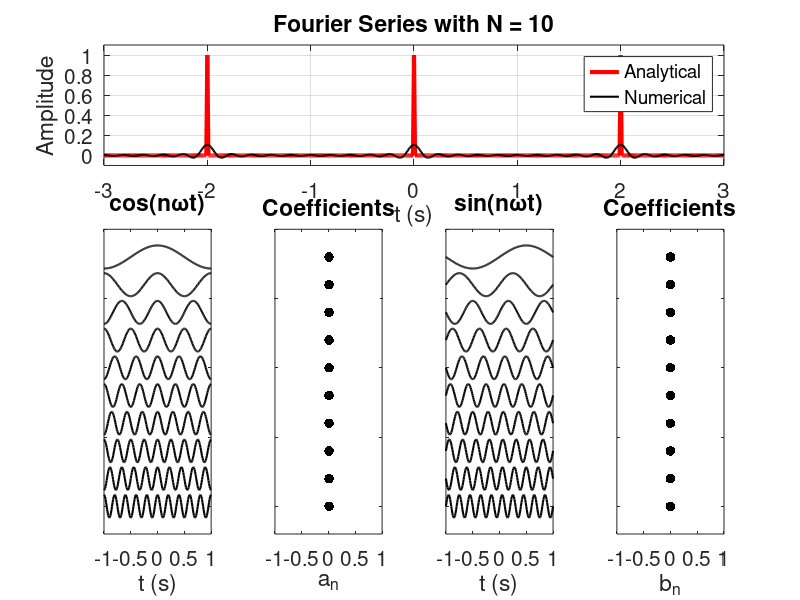
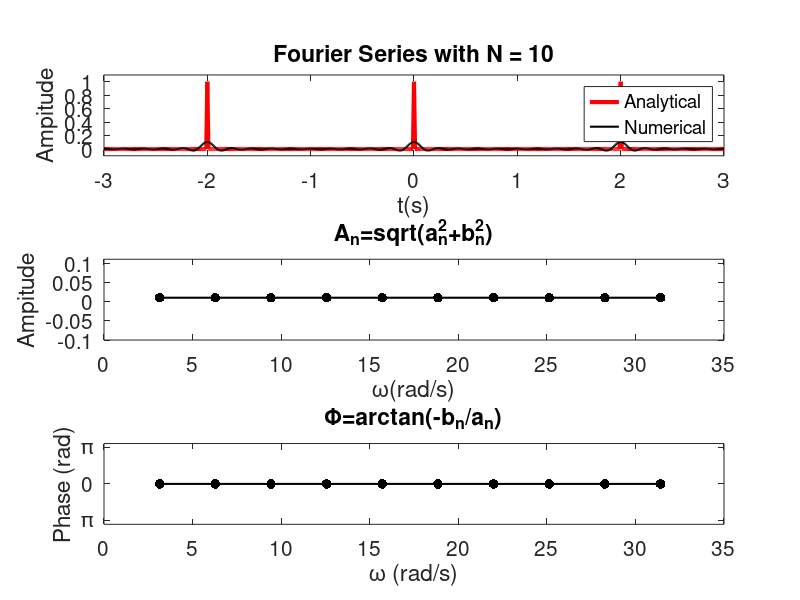

Source code (MATLAB) for these figures, in order:
clear; clc; clf; close all;
% This is a class exercise of Modern Signal Analysis and Data Processing.
% Fourier Series
% Haoran Meng, Fengjiang Ju & Wenyue Xia, Feb 20, 2023

%% Parameters
T = 2; % Period
f = 1/T; % Frequency
w0 = 2*pi*f; % Angular frequency
dt = 0.01; % Sample rate
t = -3:dt:3; % Length of signal for illustrating 
tao = -1:dt:1; % Length of the minimum period 

%% Functions to decompose.
ftao = zeros(size(tao)); flag = 0;

% delta function
ftao(floor(length(ftao)/2)+1) = 1;

% step function
% ftao(floor(length(ftao)/2)+1:end) = 1;
% ftao = ftao - mean(ftao); flag = 1;

% ramp function
%ftao(floor(length(ftao)/2)+1:end) = tao(floor(length(ftao)/2)+1:end);
%ftao = ftao - mean(ftao);

% sinsoid function 1
%ftao = sin(pi*tao); flag = 1;

% exponetial
%ftao = exp(-tao);

% expoential 2
%ftao(1:floor(length(ftao)/2)+1) = exp(tao(1:floor(length(ftao)/2)+1));  
%ftao(floor(length(ftao)/2)+1:end) = exp(-tao(floor(length(ftao)/2)+1:end));  
%ftao = ftao - mean(ftao); flag = 1;

% triangle
%ftao(1:floor(length(ftao)/2)+1) = tao(1:floor(length(ftao)/2)+1) + 0.5;
%ftao(floor(length(ftao)/2)+1:end) = -tao(floor(length(ftao)/2)+1:end) + 0.5;
%flag = 1;

% Parabola
%ftao = -tao.^2; ftao = ftao + 1/3; flag = 1;

%% Fourier Series
N = 10; % N-th Fourier Series

a0 = trapz(tao,ftao)/T;% trapz means trapezoidal integral
f = a0; f1 = a0;
an = zeros(1,N);
bn = zeros(1,N);
amp = zeros(1,N);% Amplitude
ph = zeros(1,N);% Phase
% Fourier Series
figure(1)
for n = 1:N
    subplot(3,4,[5 9])
    % Plot the cosine function term
    fcos = 1.*cos(n*w0*tao); 
    an(n)=trapz(tao,ftao.*fcos)*2/T;% Decomposition coefficient
    plot(tao,fcos/1.2-n*2,'-k','linewidth',1.5); hold on;
    xlabel('t (s)'); title('cos(n\omegat)'); ylim([-(n+1)*2 0])
    set(gca,'fontsize',15,'YTickLabel',[])

    subplot(3,4,[6 10])
    % Plot the coefficient of cosine function term
    scatter(an(n),-n*2,50,'filled','MarkerFaceColor','k'); hold on;
    xlim([-1 1]); xlabel('a_n'); ylim([-(n+1)*2 0]); box on;
    title('Coefficients')
    set(gca,'fontsize',15,'YTickLabel',[]);

    subplot(3,4,[7 11])
    % Plot the cosine function term
    fsin = 1.*sin(n*w0*tao) ; bn(n)=trapz(tao,ftao.*fsin)*2/T;
    plot(tao,fsin/1.2-n*2,'-k','linewidth',1.5); hold on;
    xlabel('t (s)'); title('sin(n\omegat)'); ylim([-(n+1)*2 0])
    set(gca,'fontsize',15,'YTickLabel',[])

    subplot(3,4,[8 12])
    % Plot the coefficient of sine function term
    scatter(bn(n),-n*2,50,'filled','MarkerFaceColor','k'); hold on;
    xlim([-1 1]); xlabel('b_n'); ylim([-(n+1)*2 0]); box on;
    title('Coefficients')
    set(gca,'fontsize',15,'YTickLabel',[])

    f = f + an(n)*cos(n*w0*t)+bn(n)*sin(n*w0*t); % The sum of N series. 

    % Amplitude and phase graph of Fourier series
    amp(n) = sqrt(an(n)^2+bn(n)^2);
    ph(n) =  atan2(-bn(n),an(n));
    if abs(bn(n))<1e-8 && abs(an(n))<1e-8
        ph(n) = 0;
    end

    if ph(n)<-pi
        ph(n)=ph(n)+2*pi;
    elseif ph(n)>pi
        ph(n)=ph(n)-2*pi;
    end

    f1 = f1 + amp(n)*cos(n*w0*t + ph(n));
end

subplot(3,4,[1 2 3 4])
% Plot the sum of N series.
plot([tao-T tao tao+T],[ftao ftao ftao],'r','linewidth',3); hold on;
plot(t,f,'k','linewidth',1.5); hold on; 
legend('Analytical','Numerical')
xlabel('t (s)'); ylabel('Amplitude'); ylim([min(ftao)-0.1 max(ftao)+0.1]); grid on;
title(['Fourier Series with N = ' num2str(N) ]);
set(gca,'fontsize',15)

%% Plot the Ampliude-Phase diagram
omega = (1:N)*w0;
figure(2)

subplot(311)
plot([tao-T tao tao+T],[ftao ftao ftao],'r','linewidth',3); hold on;
plot(t,f1,'k','linewidth',1.5); hold on; 
legend('Analytical','Numerical')
xlim([-3 3]); xlabel('t(s)'); ylim([min(ftao)-0.1 max(ftao)+0.1]);  ylabel('Ampitude'); box on;
title(['Fourier Series with N = ' num2str(N) ]);
set(gca,'fontsize',15)
subplot(312)
plot(omega,amp,'k','linewidth',1.5);hold on;
scatter(omega,amp,50,'filled','MarkerFaceColor','k');
xlabel('\omega(rad/s)');ylabel('Ampitude');
ylim([-0.1 max(amp)+0.1]);
title('A_n=sqrt(a_n^2+b_n^2)');
set(gca,'fontsize',15)
subplot(313)
plot(omega,ph,'k','linewidth',1.5);hold on;
scatter(omega,ph,50,'filled','MarkerFaceColor','k');
xlabel('\omega (rad/s)');ylabel('Phase (rad)');
title('\Phi=arctan(-b_n/a_n)');
ylim([-pi*1.1 pi*1.1])
yticks([-pi 0 pi]); yticklabels({'\pi','0','\pi'})
set(gca,'fontsize',15)


%% compute derivatives and intergals
if flag == 1
    %% Obtain the derivative of f(t)
    ftaodt = diff(ftao)/mean(diff(tao)); ftaodt(end+1) = ftaodt(end);
    fdt = trapz(tao,ftaodt)/T;% trapz means trapezoidal integral;
    fdt1 = trapz(tao,ftaodt)/T;
    for n=1:N

        fcos = 1.*cos(n*w0*tao);
        an_d(n)=trapz(tao,ftaodt.*fcos)*2/T;% Decomposition coefficient
        fsin = 1.*sin(n*w0*tao) ;
        bn_d(n)=trapz(tao,ftaodt.*fsin)*2/T;
        fdt = fdt + an_d(n)*cos(n*w0*t)+bn_d(n)*sin(n*w0*t); % The sum of N series.

        amp2_d(n) = sqrt(an_d(n)^2+bn_d(n)^2);
        ph2_d(n) =  atan2(-bn_d(n),an_d(n));


        amp_d(n) = amp(n)*n*w0;
        ph_d(n) = ph(n)+pi/2;

        if ph_d(n)<-pi
            ph_d(n)=ph_d(n)+2*pi;
        elseif ph_d(n)>pi
            ph_d(n)=ph_d(n)-2*pi;
        end

        if abs(bn(n))<1e-8 && abs(an(n))<1e-8
            ph2_d(n) = ph_d(n);
        end



        fdt1 = fdt1 + amp_d(n)*cos(n*w0*t + ph_d(n));

    end

    % Plot the Ampliude-Phase diagram of Derivative
    figure(3)
    subplot(311)
    plot([tao-T tao tao+T],[ftaodt ftaodt ftaodt],'r','linewidth',3); hold on;
    plot(t,fdt1,'k','linewidth',1.5); hold on;
    xlim([-3 3]); xlabel('t(s)'); ylabel('Ampitude'); box on;
    legend('Analytical','Numerical')
    title(['Derivative of Fourier Series with N = ' num2str(N) ]);
    set(gca,'fontsize',15)
    subplot(312)
    plot(omega,amp2_d,'r','linewidth',2);hold on;
    scatter(omega,amp_d,50,'filled','MarkerFaceColor','k');
    legend('Analytical','Numerical')
    xlabel('\omega(rad/s)');ylabel('Ampitude');
    title('\omegaA_n');
    set(gca,'fontsize',15)
    subplot(313)
    plot(omega,ph2_d,'r','linewidth',2);hold on;
    scatter(omega,ph_d,50,'filled','MarkerFaceColor','k');
    legend('Analytical','Numerical')
    xlabel('\omega (rad/s)');ylabel('Phase (rad)');
    title('\Phi+\pi/2');
    ylim([-pi*1.1 pi*1.1])
    yticks([-pi 0 pi]); yticklabels({'\pi','0','\pi'})

    %% Obtain the integral of f(t)
    ftao_i = cumsum(ftao)*mean(diff(tao));
    f = zeros(size(t));
    f_i = trapz(tao,ftao_i)/T;% trapz means trapezoidal integral;
    f_i1 = trapz(tao,ftao_i)/T;
    for n=1:N
        fcos = 1.*cos(n*w0*tao);
        an_i(n)=trapz(tao,ftao_i.*fcos)*2/T;% Decomposition coefficient
        fsin = 1.*sin(n*w0*tao) ;
        bn_i(n)=trapz(tao,ftao_i.*fsin)*2/T;
        f_i = f_i + an_i(n)*cos(n*w0*t)+bn_i(n)*sin(n*w0*t); % The sum of N series.

        amp2_i(n) = sqrt(an_i(n)^2+bn_i(n)^2);
        ph2_i(n) =  atan2(-bn_i(n),an_i(n));

        amp_i(n) = amp(n)/n/w0;
        ph_i(n) = -pi/2+ph(n);

        if ph_i(n)<-pi
            ph_i(n)=ph_i(n)+2*pi;
        elseif ph_i(n)>pi
            ph_i(n)=ph_i(n)-2*pi;
        end

        if abs(bn(n))<1e-8 && abs(an(n))<1e-8
            ph2_i(n) = ph_i(n);
        end


        f_i1 = f_i1 + amp_i(n)*cos(n*w0*t + ph_i(n));
    end

    % Plot the Ampliude-Phase diagram of integral
    figure(4)
    subplot(311)
    plot([tao-T tao tao+T],[ftao_i ftao_i ftao_i],'r','linewidth',3); hold on;
    plot(t,f_i1,'k','linewidth',1.5); hold on;
    xlim([-3 3]); xlabel('t(s)'); ylabel('Ampitude'); box on;
    legend('Analytical','Numerical')
    title(['Integral of Fourier Series with N = ' num2str(N) ]);
    set(gca,'fontsize',15)

    subplot(312)
    plot(omega,amp2_i,'r','linewidth',2);hold on;
    scatter(omega,amp_i,50,'filled','MarkerFaceColor','k');
    legend('Analytical','Numerical')
    xlabel('\omega (rad/s)');ylabel('Ampitude');
    ylim([-0.01 0.4]);
    title('A_n/\omega');
    set(gca,'fontsize',15)

    subplot(313)
    plot(omega,ph2_i,'r','linewidth',2);hold on;
    scatter(omega,ph_i,50,'filled','MarkerFaceColor','k');
    legend('Analytical','Numerical')
    xlabel('\omega (rad/s)');ylabel('Phase (rad)');
    title('\Phi-\pi/2');
    ylim([-pi*1.1 pi*1.1])
    yticks([-pi 0 pi]); yticklabels({'\pi','0','\pi'})
    set(gca,'fontsize',15)

end